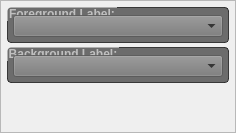
<?xml version="1.0" encoding="UTF-8"?>
<ui version="4.0">
 <class>LabelSelectionPopup</class>
 <widget class="QWidget" name="LabelSelectionPopup">
  <property name="geometry">
   <rect>
    <x>0</x>
    <y>0</y>
    <width>236</width>
    <height>133</height>
   </rect>
  </property>
  <property name="windowTitle">
   <string>Form</string>
  </property>
  <property name="styleSheet">
   <string notr="true">QGroupBox {
  background-origin: content;
  margin-top: 2.5ex;
  font-weight: bold;
  font-size: 12px;
  color: rgba(210,210,210,210);
  background-color: rgba(80,80,80,210);
  padding: 5px;
  border-radius: 4px;
  border: 1px solid rgba(30,30,30,210);
}
QGroupBox::title {
  subcontrol-origin: 	margin;
  subcontrol-position: top left;
}
QComboBox {
  background-color: rgba(120,120,120,210);
}
LabelSelectionPopup {
  background-color: rgba(80,80,80,210);
}</string>
  </property>
  <layout class="QVBoxLayout" name="verticalLayout">
   <property name="margin">
    <number>0</number>
   </property>
   <item>
    <widget class="QFrame" name="frame">
     <property name="frameShape">
      <enum>QFrame::StyledPanel</enum>
     </property>
     <property name="frameShadow">
      <enum>QFrame::Raised</enum>
     </property>
     <layout class="QVBoxLayout" name="verticalLayout_2">
      <property name="spacing">
       <number>4</number>
      </property>
      <property name="margin">
       <number>6</number>
      </property>
      <item>
       <widget class="QGroupBox" name="groupBox">
        <property name="title">
         <string>Foreground Label:</string>
        </property>
        <layout class="QVBoxLayout" name="verticalLayout_3">
         <property name="spacing">
          <number>2</number>
         </property>
         <property name="margin">
          <number>0</number>
         </property>
         <item>
          <widget class="QWidget" name="tbForeground" native="true">
           <layout class="QHBoxLayout" name="horizontalLayout">
            <property name="spacing">
             <number>0</number>
            </property>
            <property name="margin">
             <number>0</number>
            </property>
           </layout>
          </widget>
         </item>
         <item>
          <widget class="QComboBox" name="inForeground"/>
         </item>
        </layout>
       </widget>
      </item>
      <item>
       <widget class="QGroupBox" name="groupBox_2">
        <property name="title">
         <string>Background Label:</string>
        </property>
        <layout class="QVBoxLayout" name="verticalLayout_4">
         <property name="spacing">
          <number>2</number>
         </property>
         <property name="margin">
          <number>0</number>
         </property>
         <item>
          <widget class="QWidget" name="tbBackground" native="true">
           <layout class="QHBoxLayout" name="horizontalLayout_2">
            <property name="spacing">
             <number>0</number>
            </property>
            <property name="margin">
             <number>0</number>
            </property>
           </layout>
          </widget>
         </item>
         <item>
          <widget class="QComboBox" name="inBackground"/>
         </item>
        </layout>
       </widget>
      </item>
      <item>
       <spacer name="verticalSpacer">
        <property name="orientation">
         <enum>Qt::Vertical</enum>
        </property>
        <property name="sizeType">
         <enum>QSizePolicy::Expanding</enum>
        </property>
        <property name="sizeHint" stdset="0">
         <size>
          <width>20</width>
          <height>10</height>
         </size>
        </property>
       </spacer>
      </item>
     </layout>
    </widget>
   </item>
  </layout>
 </widget>
 <resources/>
 <connections/>
</ui>
